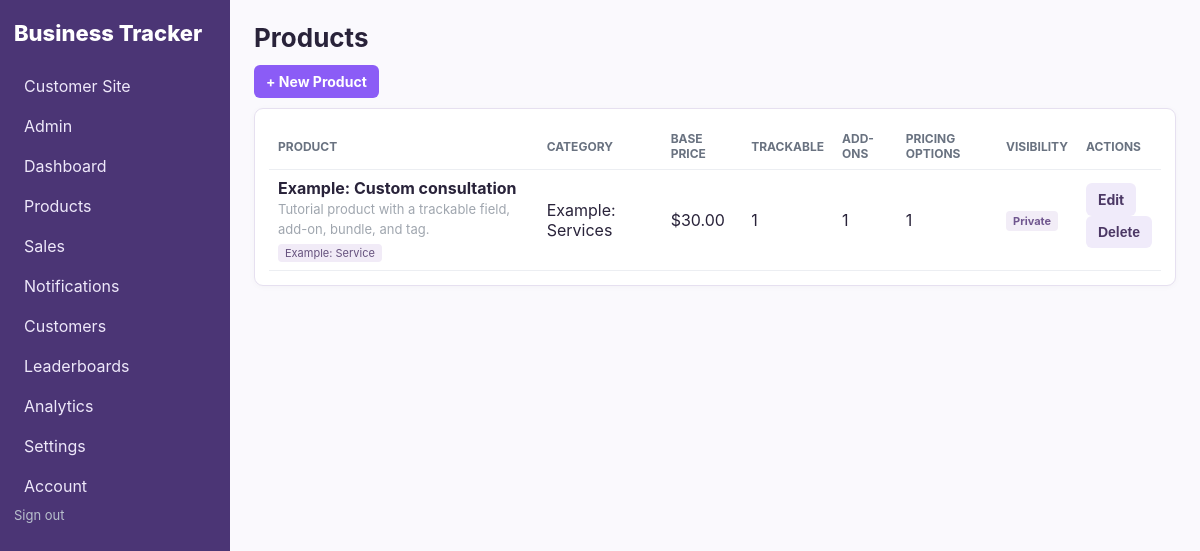
The app's page /products (signed in) with its own data.
### models.py (models this page shows)
class Product(db.Model):
    id = db.Column(db.Integer, primary_key=True)
    owner_id = db.Column(db.Integer, db.ForeignKey('creator_account.id'), nullable=False)
    name = db.Column(db.String(160), nullable=False)
    description = db.Column(db.Text)
    base_price = db.Column(db.Numeric(12,2), default=0)
    active = db.Column(db.Boolean, default=True)
    is_public = db.Column(db.Boolean, nullable=False, default=True)
    category_id = db.Column(db.Integer, db.ForeignKey('category.id'))
    created_at = db.Column(db.DateTime, default=datetime.utcnow)
    version_id = db.Column(db.Integer, nullable=False, default=1)
    __table_args__ = (
        db.UniqueConstraint('owner_id', 'name', name='uq_product_owner_name'),
        db.Index('ix_product_owner_active_name', 'owner_id', 'active', 'name'),
    )
    __mapper_args__ = {'version_id_col': version_id}
    fields = db.relationship('ProductField', backref='product', cascade='all, delete-orphan', lazy=True)
    addons = db.relationship('ProductAddon', backref='product', cascade='all, delete-orphan', lazy=True)
    bundles = db.relationship('ProductBundle', backref='product', cascade='all, delete-orphan', lazy=True)
    tags = db.relationship('ProductTag', secondary=product_tag_link, back_populates='products')
    items = db.relationship('SaleItem', backref='product', lazy=True)

class ProductTag(db.Model):
    id = db.Column(db.Integer, primary_key=True)
    owner_id = db.Column(db.Integer, db.ForeignKey('creator_account.id'), nullable=False)
    name = db.Column(db.String(40), nullable=False)
    __table_args__ = (
        db.UniqueConstraint('owner_id', 'name', name='uq_product_tag_owner_name'),
        db.Index('ix_product_tag_name', 'name'),
    )
    products = db.relationship('Product', secondary=product_tag_link, back_populates='tags')

class Category(db.Model):
    id = db.Column(db.Integer, primary_key=True)
    owner_id = db.Column(db.Integer, db.ForeignKey('creator_account.id'), nullable=False)
    name = db.Column(db.String(120), nullable=False)
    description = db.Column(db.Text)
    version_id = db.Column(db.Integer, nullable=False, default=1)
    __table_args__ = (db.UniqueConstraint('owner_id', 'name', name='uq_category_owner_name'),)
    __mapper_args__ = {'version_id_col': version_id}
    products = db.relationship('Product', backref='category', lazy=True)

### app.py (the view)
@app.route('/products')
def products():
    products_query = Product.query.options(
        joinedload(Product.category), selectinload(Product.tags),
        selectinload(Product.fields), selectinload(Product.addons),
        selectinload(Product.bundles),
    ).filter(Product.owner_id == g.creator.id).order_by(Product.name)
    pagination = products_query.paginate(
        page=max(request.args.get('page', 1, type=int), 1), per_page=50, error_out=False
    )
    return render_template(
        'products/list.html', products=pagination.items, pagination=pagination,
        previous_url=url_for('products', page=pagination.prev_num) if pagination.has_prev else None,
        next_url=url_for('products', page=pagination.next_num) if pagination.has_next else None,
    )

### app.py (called while the page is built, shortened)
@event.listens_for(Session, 'do_orm_execute')
def scope_creator_queries(execute_state):
    if not execute_state.is_select or not execute_state.is_orm_statement or not has_request_context():
        return
    creator_id = getattr(g, 'creator_id', None)
    if getattr(g, 'is_admin', False):
        return
    if not creator_id or request.endpoint in PUBLIC_ENDPOINTS:
        return
    execute_state.statement = execute_state.statement.options(*(
        with_loader_criteria(model, lambda entity: entity.owner_id == creator_id, include_aliases=True)
        for model in TENANT_MODELS
    ))

@app.before_request
def require_creator():
    creator_id = session.get('creator_id')
    creator = db.session.get(CreatorAccount, creator_id) if creator_id else None
    if creator is None or not creator.is_approved:
        session.clear()
        return redirect(url_for('login', next=request.full_path))
    g.creator = creator
    g.creator_id = creator.id
    g.is_admin = creator.is_admin
    if request.endpoint and request.endpoint.startswith('admin_') and not creator.is_admin:
        abort(403)
    if not creator.is_admin and not creator.subscription_exempt and creator.stripe_subscription_status not in ACTIVE_SUBSCRIPTION_STATUSES:
        if request.endpoint not in BILLING_ACCESS_ENDPOINTS:
            return redirect(url_for('seller_billing'))

def money(v):
    try: return Decimal(str(v or 0))
    except (InvalidOperation, ValueError, TypeError): return Decimal('0')

@app.context_processor
def helpers():
    creator = getattr(g, 'creator', None)
    unread_notifications = []
    if creator and creator.banner_notifications:
        unread_notifications = SellerNotification.query.filter_by(
            owner_id=creator.id, read_at=None
        ).order_by(SellerNotification.created_at.desc()).limit(3).all()
    return {
        'money': lambda x: f'${money(x):,.2f}',
        'current_creator': creator,
        'current_store_customer': getattr(g, 'store_customer', None),
        'unread_notifications': unread_notifications,
    }

### templates/products/list.html (shortened to what this page needs)
{% extends 'base.html' %}{% block title %}Products{% endblock %}{% block heading %}Products{% endblock %}{% block
content %}<div class="toolbar"><a class="button" href="{{url_for('product_new')}}">+ New Product</a></div>
<section class="panel">
    <div class="table-scroll">
    <table>
        <tr>
            <th>Product</th>
            <th>Category</th>
            <th>Base Price</th>
            <th>Trackable</th>
            <th>Add-ons</th>
            <th>Pricing Options</th>
            <th>Visibility</th>
            <th>Actions</th>
        </tr>{% for p in products %}<tr>
            <td><b>{{p.name}}</b><br><span class="muted">{{p.description or ''}}</span>{% if p.tags %}<div class="product-tag-list">{% for tag in p.tags %}<span>{{tag.name}}</span>{% endfor %}</div>{% endif %}</td>
            <td>{{p.category.name if p.category else '—'}}</td>
            <td>{{money(p.base_price)}}</td>
            <td>{{p.fields|length}}</td>
            <td>{{p.addons|length}}</td>
            <td>{{p.bundles|length}}</td>
            <td><span class="visibility-badge {{'is-public' if p.is_public else 'is-private'}}">{{'Public' if p.is_public else 'Private'}}</span></td>
            <td><a class="button secondary" href="{{url_for('product_edit',id=p.id)}}">Edit</a>
                <form class="inline" method="post" action="{{url_for('product_delete',id=p.id)}}"
                    onsubmit="return confirm('Delete this product?')"><input type="hidden" name="version_id" value="{{p.version_id}}"><button
                        class="button secondary danger">Delete</button></form>
            </td>
        </tr>{% else %}<tr>
            <td colspan="8">No products yet.</td>
        </tr>{% endfor %}
    </table>
    </div>
</section>{% endblock %}

### static/css/app.css (style rules this page uses)
:root { font-family: Inter, system-ui, -apple-system, Segoe UI, sans-serif; color: #20242b; background: #f5f6f8; }
* { box-sizing: border-box; }
body { margin: 0; display: flex; min-height: 100vh; }
.cards > div, .panel { background: white; border: 1px solid #e2e5ea; border-radius: 9px; padding: 14px; box-shadow: 0 3px 14px #00000008; }
.toolbar { margin-bottom: 10px; }
table { width: 100%; border-collapse: collapse; }
th, td { text-align: left; padding: 8px 9px; border-bottom: 1px solid #eceef2; }
th { font-size: 12px; text-transform: uppercase; color: #697280; }
.button { display: inline-block; border: 0; background: #2e5cff; color: #fff; padding: 8px 12px; border-radius: 6px; text-decoration: none; cursor: pointer; font-weight: 700; }
.secondary { background: #edf0f5; color: #303641; }
.danger { color: #c93535; }
.muted { color: #7b8490; font-size: 13px; }
.inline { display: flex; gap: 6px; margin-bottom: 10px; }
.product-tag-list { display: flex; flex-wrap: wrap; gap: 4px; margin-top: 6px; }
.product-tag-list span { max-width: 100%; padding: 2px 7px; overflow-wrap: anywhere; color: #66527e; background: #f1ebf7; border-radius: 4px; font-size: 11px; }
.visibility-badge { display: inline-block; padding: 3px 7px; border-radius: 4px; font-size: 11px; font-weight: 700; }
.visibility-badge.is-private { color: #70578f; background: #f2edf7; }
.muted { opacity: 0.72; }
.danger { color: #a33; }
.cards > div, .panel { box-shadow: 0 1px 6px #00000008; }
.toolbar { display: flex; align-items: center; gap: 7px; flex-wrap: wrap; }
.button { font-size: 14px; }
:root { --purple: #8b5cf6; --purple-dark: #6d3fd6; --purple-soft: #f1ebff; --border: #e6e0f0; }
body { background: #faf9fd; color: #29233a; }
.button { background: var(--purple); }
.secondary { background: #f0ebfa; color: #4c3865; }
.cards > div, .panel { border-color: var(--border); }
.table-scroll { overflow-x: auto; -webkit-overflow-scrolling: touch; }
.table-scroll table { min-width: 620px; }

### records on screen
Product: name "Example: Custom consultation", description "Tutorial product with a trackable field, add-on, bundle, and tag.", category "Example: Services", base_price "$30.00", fields|length "1", addons|length "1", bundles|length "1", is_public "Private"
ProductTag: name "Example: Service"
